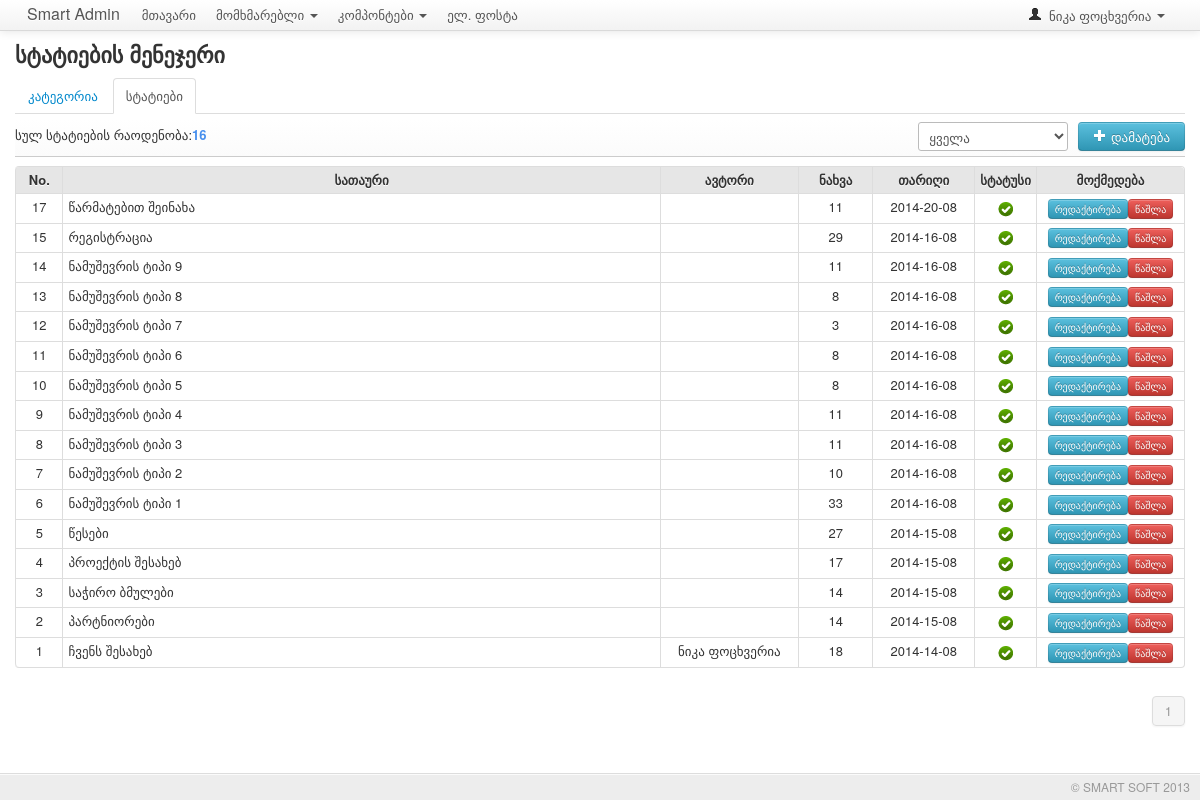
The app's page /article/admin.php?page=1&kategoria=arferi (signed in) with its own data.
### tables this page shows
CREATE TABLE IF NOT EXISTS `statiebi` (
  `ID` smallint(5) unsigned NOT NULL AUTO_INCREMENT,
  `satauri` varchar(300) DEFAULT NULL,
  `surati` varchar(300) DEFAULT NULL,
  `reziume` text,
  `statia` text,
  `tarigi` datetime DEFAULT NULL,
  `naxva` int(11) DEFAULT '0',
  `slaidi` text,
  `dgis` tinyint(1) DEFAULT '0',
  `avtori` varchar(250) DEFAULT NULL,
  `kategoria` text,
  `analitika` tinyint(1) DEFAULT '0',
  `publish` tinyint(1) DEFAULT '0',
  `marjvenabox` smallint(6) NOT NULL DEFAULT '0',
  PRIMARY KEY (`ID`),
  UNIQUE KEY `ID` (`ID`)
);

### article/statia.php (called while the page is built, shortened)
<?php
class Statia
{
  public function __construct( $data=array() )
  {
    if ( isset( $data['ID'] ) )       $this->ID = (int)  $data['ID'];
    if ( isset( $data['satauri'] ) )  $this->satauri =   $data['satauri'];
    if ( isset( $data['tarigi'] ) )   $this->tarigi =    $data['tarigi'];
	if ( isset( $data['avtori'] ) )   $this->avtori =    $data['avtori'];
	if ( isset( $data['publish'] ))   $this->publish =      $data['publish'];
	if ( isset( $data['naxva'] ))     $this->naxva =        $data['naxva'];
  }
  public static function GetStatiaAdmin( $gverdi, $kateg )
  {
    $conn = new PDO( DB_DSN, DB_USERNAME, DB_PASSWORD );
	   $sql1 = "SET NAMES 'utf8'";
	   $st1 = $conn->prepare( $sql1 );
	   $st1->execute();
	 if ( $kateg == "arferi" )
	 {
	 $sql = "SELECT * FROM  statiebi  ORDER BY id DESC LIMIT  $gverdi,30" ;
	 } else
	 {
	 $sql = "SELECT * FROM statiebi  WHERE kategoria='$kateg'  ORDER BY id DESC  LIMIT  $gverdi,30" ;
	 }
    $st = $conn->prepare($sql);
    $st->execute();
    $list = array();
    while ( $row = $st->fetch() ) {
      $article = new Statia( $row );
      $list[] = $article;
    }
	 if ( $kateg == "arferi" )
	 {
	 $sql1 = "SELECT COUNT(*) FROM statiebi  ";
     } else
	 {
	  $sql1 = "SELECT COUNT(*) FROM statiebi WHERE kategoria='$kateg'   ";
	 }
    $totalRows = $conn->query( $sql1 )->fetch();
    return ( array ("shedegi" => $list, "totalRows" => $totalRows[0] ) );
  }
}
?>

### article/admin.php (the view, shortened to what this page needs)
<?php include "../footer_header_en/header.php" ?>
<?php require( "../config.php" );
require_once('statia.php');
if (isset($_GET["page"]))
{ $p = $_GET["page"]; }
if (isset($_GET["kategoria"]))
{ $c = $_GET["kategoria"]; }
  $results = array();
  $startfr =(int)  ($p-1) * 30;
  if(isset($_GET["mtavari"]))
  {
    $data = Statia::GetMtavari( $startfr,$_GET["mtavari"]);
  }
  else
  {
   $data = Statia::GetStatiaAdmin( $startfr,$c);
  }
  $totali = $data['totalRows'];
  $results['articles'] = $data['shedegi'];
   if ( $totali < 30 )
   {
     $total_pages = 1 ;
   }
   else
   {
     $total_pages = ceil($totali / 30);
   }
   $pages = $p;
?>
 <div class="container" >
		<h2>სტატიების მენეჯერი</h2>
				<ul class="nav nav-tabs" id="auth_tab" style="margin-bottom: 0px;">
            			<li ><a href="category.php">კატეგორია</a></li>
						<li  class="active" ><a href="admin.php?page=1&kategoria=arferi">სტატიები</a></li>
			        </ul>
        		    </div>
<div style="height: 52px;">
    <div data-spy="affix" data-offset-top="90" style="
         top: 24px;
         width: 100%;
         padding-top:5px;
         padding-bottom:5px;
         z-index: 100;">
        <div class="container" style="border-bottom: 1px solid #CCC; padding-bottom:5px;padding-top:5px;
        	background: #FBFBFB;
       		background-image: linear-gradient(to bottom, #FFFFFF, #FBFBFB);">
            <div style="text-align:right;width:100%;">
			<div  style="margin-left:10px;position:absolute; margin-left:0px; margin-top:2px;height:29px;" >სულ სტატიების რაოდენობა:<b style="color:#478FED;"><? echo $totali; ?></b>
			</div>
			<select  style="margin-left:10px;position:absolute; margin-left:-160px; margin-top:-2px; width:150px;height:29px;" name="forma" onchange="location = this.options[this.selectedIndex].value;">
<?php
								if ($_GET["kategoria"] == "arferi" )
								{
								 echo '<option selected value="admin.php?page=1&kategoria=arferi">ყველა</option>';
								}
								else
								{
								 echo '<option  value="admin.php?page=1&kategoria=arferi">ყველა</option>';
								}
								?>
</select>
                                    <a  style="  margin-top:-2px;" type="button" class="btn btn-info" href="add-article.php"> <i class="icon-plus icon-white"></i> დამატება</a>
                            </div>
        </div>
    </div>
    </div>
    <div class="container">
    <div class=''>
                <form method="post" action="?com_id=2&xtype=index" id="table" class="form-horizontal">
           <div style="overflow: auto;">
                <table class="table table-bordered table-hover list table-condensed">
                    <thead>
                        <tr>
                                         <th style="cursor:default;  text-align:center; color:#333333;text-shadow: 0 1px 0 #FFFFFF;  background-color: #e6e6e6; width:40px; ">   No.   </th>
                                         <th style="cursor:pointer; text-align:center; color:#333333;text-shadow: 0 1px 0 #FFFFFF;  background-color: #e6e6e6; width:700px; ">  სათაური     </th>
										 <th style="cursor:pointer; text-align:center; color:#333333;text-shadow: 0 1px 0 #FFFFFF;  background-color: #e6e6e6;   width:140px;  ">ავტორი </th>
							             <th style="cursor:pointer; text-align:center; color:#333333;text-shadow: 0 1px 0 #FFFFFF;  background-color: #e6e6e6; width:70px;"> ნახვა    </th>
										 <th style="cursor:pointer; text-align:center; color:#333333;text-shadow: 0 1px 0 #FFFFFF;  background-color: #e6e6e6; width:100px;"> თარიღი    </th>
							             <th style="cursor:pointer; text-align:center; color:#333333;text-shadow: 0 1px 0 #FFFFFF;  background-color: #e6e6e6;"> სტატუსი          </th>
					                     <th style="cursor:default;  text-align:center; color:#333333;text-shadow: 0 1px 0 #FFFFFF;  background-color: #e6e6e6;width:150px; "> მოქმედება</th>
                                                                                    </tr>
                    </thead>
                    <tbody>
<?php foreach (  $results['articles'] as $statiafor ) { ?>
																			   <tr>
                                  <td style="text-align:center; ">   <?php echo $statiafor->ID ?>   </td>
                                  <td style="">    <?php echo $statiafor->satauri?>  </td>
         <td style="text-align:center;">  <?php echo $statiafor->avtori?>       </td>
										   <td style="text-align:center; width:40px;"> <?php echo $statiafor->naxva?>        </td>
										    <td style="text-align:center; width:80px;">  <?php echo   date('Y-d-m', strtotime($statiafor->tarigi))?>   </td>
											 <td style="color:#2d9400; text-align:center;">    <?php
																			if($statiafor->publish == 1)
																			{
																			  echo '<img src="../public/media/css/tick.png" alt="გამოქვეყნებული" />';
																			} else
																			{
																			 echo '<img src="../public/media/css/publish_x.png" alt="გამოუქვეყნებული" />';
																			}
																			?>
																			</td>
																		    <td style="text-align:center;">
							 <?php if($_SESSION['jgufi'] != 3)
								  {
								echo '<a type="button" href="redaktirebahelper.php?ID= '.$statiafor->ID .'" class="btn btn-mini btn-info">რედაქტირება</a>';
					        	echo '<a type="button" href="redaktirebahelper.php?DEL='.$statiafor->ID .'" class="btn btn-mini btn-danger">წაშლა </a>';
                              	  }
								  else
								  {
								   echo "ups";
								  }
                              ?>
								</td>
                                                                       </tr>
<?php } ?>
                                                                        </tbody>
                </table>
            </div>
<div class="pagination pagination-right">
    <ul>
<?php
for ($i=1; $i <= $total_pages; $i++)
{
       if( $pages == $i)
	   {
		  echo "<li class='active'> <a href='#'>".$i."</a></li>";
	   }
};
?>
                            </ul>
</div>
     </form>
    </div>
</div>
<?php include "../footer_header_en/footer.php" ?>

### records on screen
statiebi: ID "17", satauri "წარმატებით შეინახა", naxva "11", tarigi "2014-20-08", publish 1 (drawn)
statiebi: ID "15", satauri "რეგისტრაცია", naxva "29", tarigi "2014-16-08", publish 1 (drawn)
statiebi: ID "14", satauri "ნამუშევრის ტიპი 9", naxva "11", tarigi "2014-16-08", publish 1 (drawn)
statiebi: ID "13", satauri "ნამუშევრის ტიპი 8", naxva "8", tarigi "2014-16-08", publish 1 (drawn)
statiebi: ID "12", satauri "ნამუშევრის ტიპი 7", naxva "3", tarigi "2014-16-08", publish 1 (drawn)
statiebi: ID "11", satauri "ნამუშევრის ტიპი 6", naxva "8", tarigi "2014-16-08", publish 1 (drawn)
statiebi: ID "10", satauri "ნამუშევრის ტიპი 5", naxva "8", tarigi "2014-16-08", publish 1 (drawn)
statiebi: ID "9", satauri "ნამუშევრის ტიპი 4", naxva "11", tarigi "2014-16-08", publish 1 (drawn)
statiebi: ID "8", satauri "ნამუშევრის ტიპი 3", naxva "11", tarigi "2014-16-08", publish 1 (drawn)
statiebi: ID "7", satauri "ნამუშევრის ტიპი 2", naxva "10", tarigi "2014-16-08", publish 1 (drawn)
statiebi: ID "6", satauri "ნამუშევრის ტიპი 1", naxva "33", tarigi "2014-16-08", publish 1 (drawn)
statiebi: ID "5", satauri "წესები", naxva "27", tarigi "2014-15-08", publish 1 (drawn)
statiebi: ID "4", satauri "პროექტის შესახებ", naxva "17", tarigi "2014-15-08", publish 1 (drawn)
statiebi: ID "3", satauri "საჭირო ბმულები", naxva "14", tarigi "2014-15-08", publish 1 (drawn)
statiebi: ID "2", satauri "პარტნიორები", naxva "14", tarigi "2014-15-08", publish 1 (drawn)
statiebi: ID "1", satauri "ჩვენს შესახებ", avtori "ნიკა ფოცხვერია", naxva "18", tarigi "2014-14-08", publish 1 (drawn)

### other values on screen
$_SESSION['saxeli'] "ნიკა ფოცხვერია"
$totali "16"
